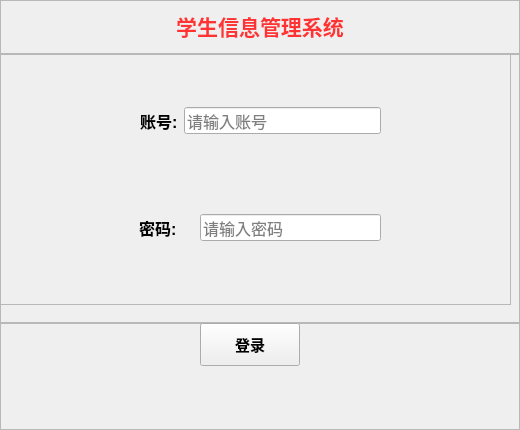
<?xml version="1.0" encoding="UTF-8"?>
<ui version="4.0">
 <class>Form</class>
 <widget class="QWidget" name="Form">
  <property name="geometry">
   <rect>
    <x>0</x>
    <y>0</y>
    <width>520</width>
    <height>430</height>
   </rect>
  </property>
  <property name="minimumSize">
   <size>
    <width>520</width>
    <height>430</height>
   </size>
  </property>
  <property name="maximumSize">
   <size>
    <width>520</width>
    <height>430</height>
   </size>
  </property>
  <property name="windowTitle">
   <string>登录</string>
  </property>
  <layout class="QVBoxLayout" name="verticalLayout" stretch="1,5,2">
   <property name="spacing">
    <number>0</number>
   </property>
   <property name="leftMargin">
    <number>0</number>
   </property>
   <property name="topMargin">
    <number>0</number>
   </property>
   <property name="rightMargin">
    <number>0</number>
   </property>
   <property name="bottomMargin">
    <number>0</number>
   </property>
   <item>
    <widget class="QFrame" name="frame">
     <property name="frameShape">
      <enum>QFrame::StyledPanel</enum>
     </property>
     <property name="frameShadow">
      <enum>QFrame::Raised</enum>
     </property>
     <layout class="QVBoxLayout" name="verticalLayout_3">
      <property name="spacing">
       <number>0</number>
      </property>
      <item>
       <widget class="QLabel" name="title">
        <property name="font">
         <font>
          <pointsize>16</pointsize>
          <italic>false</italic>
          <bold>true</bold>
          <kerning>true</kerning>
         </font>
        </property>
        <property name="layoutDirection">
         <enum>Qt::LeftToRight</enum>
        </property>
        <property name="styleSheet">
         <string notr="true">color:#f33</string>
        </property>
        <property name="text">
         <string>学生信息管理系统</string>
        </property>
        <property name="alignment">
         <set>Qt::AlignHCenter|Qt::AlignTop</set>
        </property>
       </widget>
      </item>
     </layout>
    </widget>
   </item>
   <item>
    <widget class="QFrame" name="frame_2">
     <property name="frameShape">
      <enum>QFrame::StyledPanel</enum>
     </property>
     <property name="frameShadow">
      <enum>QFrame::Raised</enum>
     </property>
     <widget class="QFrame" name="frame_4">
      <property name="geometry">
       <rect>
        <x>0</x>
        <y>0</y>
        <width>511</width>
        <height>251</height>
       </rect>
      </property>
      <property name="frameShape">
       <enum>QFrame::StyledPanel</enum>
      </property>
      <property name="frameShadow">
       <enum>QFrame::Raised</enum>
      </property>
      <widget class="QWidget" name="layoutWidget">
       <property name="geometry">
        <rect>
         <x>12</x>
         <y>129</y>
         <width>487</width>
         <height>110</height>
        </rect>
       </property>
       <property name="sizePolicy">
        <sizepolicy hsizetype="Fixed" vsizetype="Preferred">
         <horstretch>0</horstretch>
         <verstretch>0</verstretch>
        </sizepolicy>
       </property>
       <layout class="QHBoxLayout" name="horizontalLayout_2" stretch="1,3">
        <property name="spacing">
         <number>0</number>
        </property>
        <property name="leftMargin">
         <number>127</number>
        </property>
        <property name="topMargin">
         <number>0</number>
        </property>
        <property name="rightMargin">
         <number>118</number>
        </property>
        <property name="bottomMargin">
         <number>20</number>
        </property>
        <item>
         <widget class="QLabel" name="label_2">
          <property name="font">
           <font>
            <pointsize>12</pointsize>
            <bold>true</bold>
           </font>
          </property>
          <property name="text">
           <string>密码:</string>
          </property>
         </widget>
        </item>
        <item>
         <widget class="QLineEdit" name="password">
          <property name="font">
           <font>
            <pointsize>12</pointsize>
           </font>
          </property>
          <property name="focusPolicy">
           <enum>Qt::StrongFocus</enum>
          </property>
          <property name="frame">
           <bool>true</bool>
          </property>
          <property name="echoMode">
           <enum>QLineEdit::Password</enum>
          </property>
          <property name="placeholderText">
           <string>请输入密码</string>
          </property>
          <property name="cursorMoveStyle">
           <enum>Qt::LogicalMoveStyle</enum>
          </property>
         </widget>
        </item>
       </layout>
      </widget>
      <widget class="QWidget" name="layoutWidget">
       <property name="geometry">
        <rect>
         <x>12</x>
         <y>12</y>
         <width>487</width>
         <height>110</height>
        </rect>
       </property>
       <property name="sizePolicy">
        <sizepolicy hsizetype="Fixed" vsizetype="Preferred">
         <horstretch>0</horstretch>
         <verstretch>0</verstretch>
        </sizepolicy>
       </property>
       <layout class="QHBoxLayout" name="horizontalLayout">
        <property name="leftMargin">
         <number>128</number>
        </property>
        <property name="topMargin">
         <number>0</number>
        </property>
        <property name="rightMargin">
         <number>118</number>
        </property>
        <item>
         <widget class="QLabel" name="label">
          <property name="font">
           <font>
            <pointsize>12</pointsize>
            <bold>true</bold>
           </font>
          </property>
          <property name="text">
           <string>账号:</string>
          </property>
         </widget>
        </item>
        <item>
         <widget class="QLineEdit" name="username">
          <property name="enabled">
           <bool>true</bool>
          </property>
          <property name="font">
           <font>
            <pointsize>12</pointsize>
            <bold>false</bold>
           </font>
          </property>
          <property name="focusPolicy">
           <enum>Qt::StrongFocus</enum>
          </property>
          <property name="frame">
           <bool>true</bool>
          </property>
          <property name="placeholderText">
           <string>请输入账号</string>
          </property>
         </widget>
        </item>
       </layout>
      </widget>
     </widget>
    </widget>
   </item>
   <item>
    <widget class="QFrame" name="frame_3">
     <property name="frameShape">
      <enum>QFrame::StyledPanel</enum>
     </property>
     <property name="frameShadow">
      <enum>QFrame::Raised</enum>
     </property>
     <widget class="QPushButton" name="login">
      <property name="geometry">
       <rect>
        <x>200</x>
        <y>0</y>
        <width>100</width>
        <height>43</height>
       </rect>
      </property>
      <property name="sizePolicy">
       <sizepolicy hsizetype="Fixed" vsizetype="Fixed">
        <horstretch>0</horstretch>
        <verstretch>0</verstretch>
       </sizepolicy>
      </property>
      <property name="maximumSize">
       <size>
        <width>100</width>
        <height>43</height>
       </size>
      </property>
      <property name="font">
       <font>
        <pointsize>11</pointsize>
        <bold>true</bold>
       </font>
      </property>
      <property name="focusPolicy">
       <enum>Qt::ClickFocus</enum>
      </property>
      <property name="contextMenuPolicy">
       <enum>Qt::NoContextMenu</enum>
      </property>
      <property name="text">
       <string>登录</string>
      </property>
      <property name="flat">
       <bool>false</bool>
      </property>
     </widget>
    </widget>
   </item>
  </layout>
 </widget>
 <resources/>
 <connections/>
</ui>
